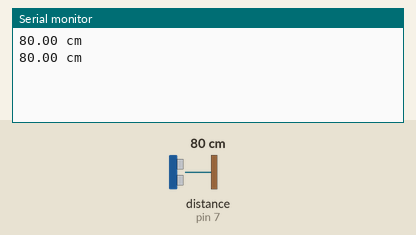
Recording of a sketch running on a simulated Arduino Uno, built with avr-gcc and run on an emulated ATmega328P. Shown: the last lines printed to the serial monitor. The inputs (shaded band) are chosen by the test bench; at power-on: distance to the obstacle (sensor on pin 7) 80 cm.

Above: at 1.8 s.
1.9 s: distance to the obstacle (sensor on pin 7) set to 2 cm
At 2.8 s:
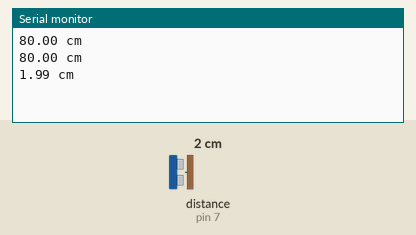
3.4 s: distance to the obstacle (sensor on pin 7) set to 4 cm
At 4.8 s:
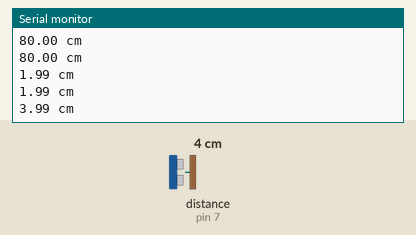
Timing chart, 0 to 6.4 s (numbered marks = the images above; inputs shaded):
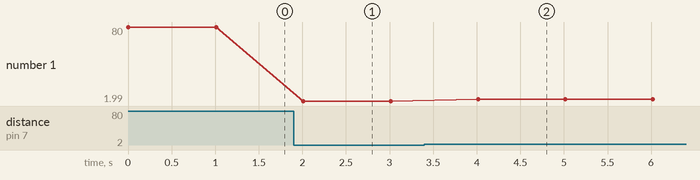

The sketch:

Sonar.ino
```cpp
#include "Ultrasonic.h"

Ultrasonic sonar(6,7);

long ms = 0;
float distanciaCM = 0;

void setup() {
  Serial.begin(9600);

}

void loop() {
  ms = sonar.timing();

  distanciaCM = sonar.convert(ms,Ultrasonic::CM);

  Serial.print(distanciaCM);
  Serial.println(" cm");
  delay(1000);

}
```

Measured:
- after the input at 1.9 s, the serial monitor: prints a new line after 0.11 s (image 1)
- after the input at 3.4 s, the serial monitor: prints a new line after 0.62 s (image 2)
- plotted number 1: 80 → 1.99 after the input at 1.9 s, 1.99 → 3.99 after the input at 3.4 s
